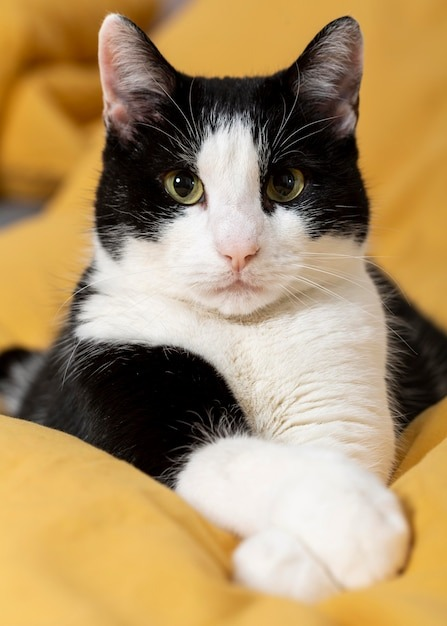
#> input picture Python/OpenCV/imgs/gato.jpg, 447 x 626 px
$ python procesamento-imagem.py
#> lines starting #> are read from the running program, lines starting #| are printed output that depends on the picture
import cv2 as cv

img = cv.imread('../imgs/gato.jpg')
#> img is the input picture: shape (626, 447, 3); mean B, G, R 102.2, 144.8, 172.4
cv.imshow('Imagem sem processamento', img)

gray = cv.cvtColor(img, cv.COLOR_BGR2GRAY)
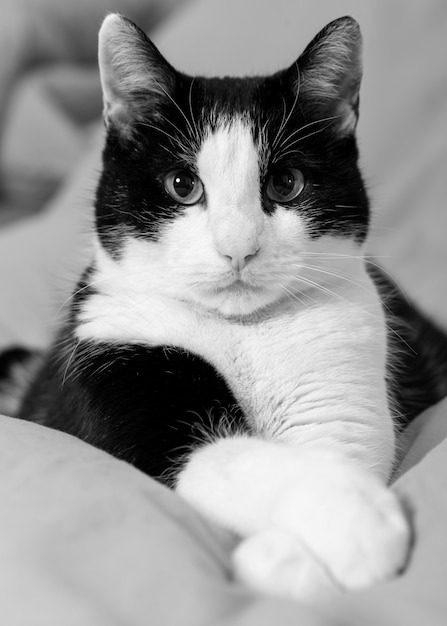
#> gray: shape (626, 447); min 0, max 253, mean 148.2
cv.imshow('Preto e Branca', gray)

equalized = cv.equalizeHist(gray)
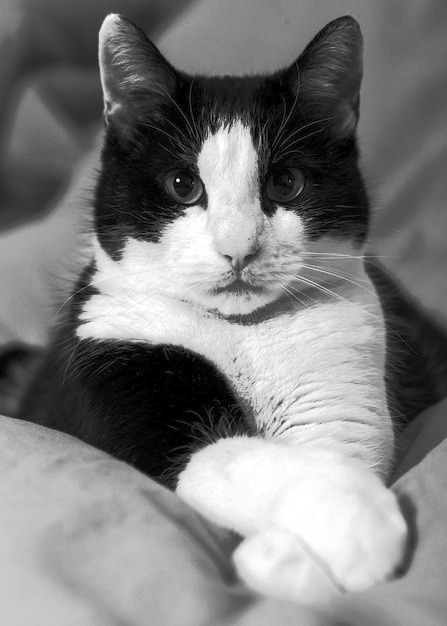
#> equalized: shape (626, 447); min 0, max 255, mean 126.4
cv.imshow('Equalizando o histograma', equalized)

edges = cv.Canny(equalized, 50, 170)
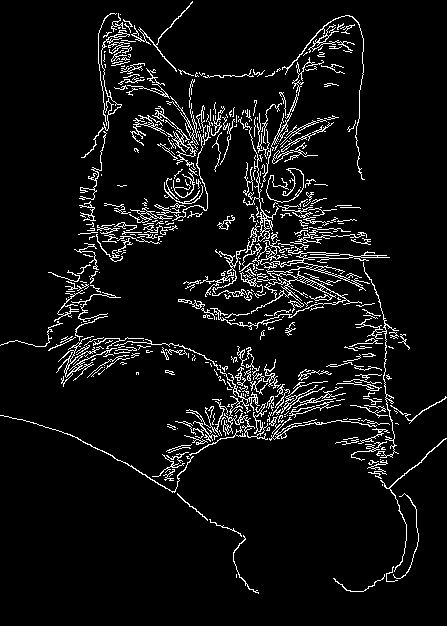
#> edges: shape (626, 447); 6.6% white in thin lines or dots
cv.imshow('Desenho das bordas', edges)

dilated = cv.dilate(edges, (5, 5), iterations=1)
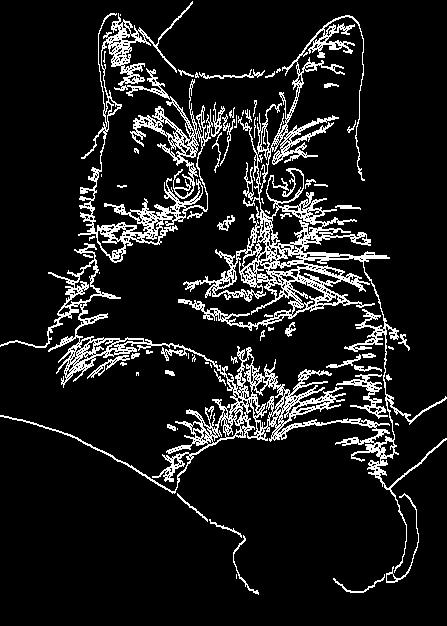
#> dilated: shape (626, 447); 11% white in thin lines or dots
cv.imshow('Dilatando as bordas', dilated)

cv.waitKey(0)
